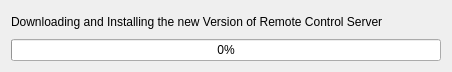
<?xml version="1.0" encoding="UTF-8"?>
<ui version="4.0">
 <class>Updater</class>
 <widget class="QDialog" name="Updater">
  <property name="geometry">
   <rect>
    <x>0</x>
    <y>0</y>
    <width>452</width>
    <height>72</height>
   </rect>
  </property>
  <property name="windowTitle">
   <string>Updater</string>
  </property>
  <layout class="QVBoxLayout" name="verticalLayout">
   <item>
    <widget class="QLabel" name="label">
     <property name="text">
      <string>Downloading and Installing the new Version of Remote Control Server</string>
     </property>
    </widget>
   </item>
   <item>
    <widget class="QProgressBar" name="progressBar">
     <property name="value">
      <number>0</number>
     </property>
    </widget>
   </item>
  </layout>
 </widget>
 <layoutdefault spacing="6" margin="11"/>
 <resources/>
 <connections/>
</ui>
